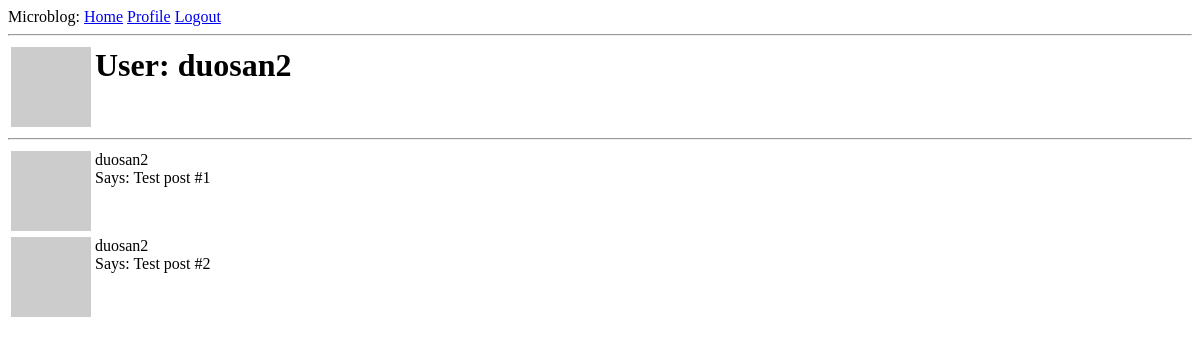
Page /user/duosan2 (signed in) on the earlier database version.
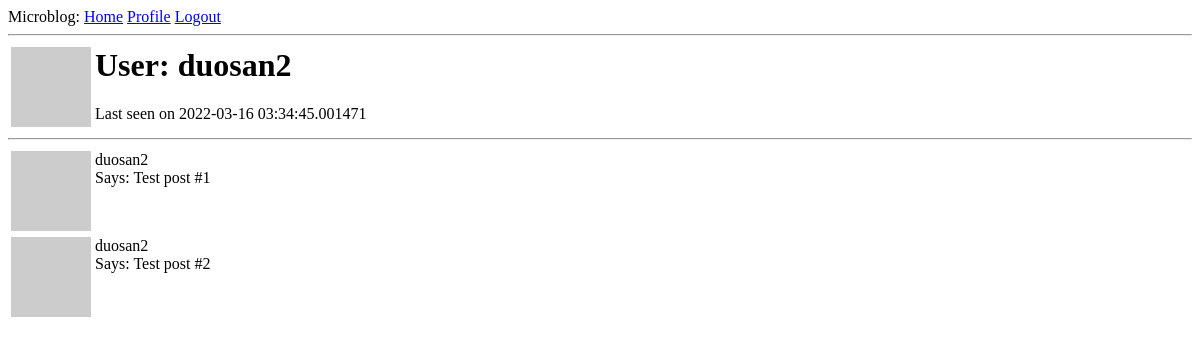
Same page on the later database version.
### app/models.py (models this page shows, shortened)
class User(db.Model, UserMixin):
    id = db.Column(db.Integer, primary_key=True)
    username = db.Column(db.String(64), index=True, unique=True)
    email = db.Column(db.String(120), index=True, unique=True)
    password_hash = db.Column(db.String(128))
    posts = db.relationship("Post", backref="author", lazy="dynamic")
    about_me = db.Column(db.String(140))
    last_seen = db.Column(db.DateTime, default=datetime.utcnow())
    def avatar(self, size: int):
        print(f"email:{self.email}")
        digest = md5(self.email.lower().encode("utf-8")).hexdigest()
        return (f"https://www.gravatar.com/avatar/{digest}?"
                f"d=identicon&s={size}")

### app/routes.py (the view)
@app.route("/user/<username>")
@login_required
def user(username):
    user = User.query.filter_by(username=username).first_or_404()
    posts = [
        {'author': user, 'body': 'Test post #1'},
        {'author': user, 'body': 'Test post #2'}
    ]
    return render_template("user.html", title="user", user=user, posts=posts)

### app/models.py (called while the page is built)
@login.user_loader
def load_user(id: str) -> User:
    return User.query.get(int(id))

### app/routes.py (called while the page is built)
@app.before_request
def before_request():
    if current_user.is_authenticated:
        current_user.last_seen = datetime.utcnow()
        db.session.commit()

### app/templates/user.html (shortened to what this page needs)
{% extends "base.html" %}
{% block content %}
    <table>
        <tr valign="top">
            <td><img src=" {{ current_user.avatar(64) }}"></td>
            <td>
                <h1>User: {{ user.username }}</h1>
                {% if user.last_seen %} <p>Last seen on {{ user.last_seen }}</p>{% endif %}
            </td>
        </tr>
    </table>
    <hr>
    {% for post in posts %}
        {% include "_post.html" %}
    {% endfor %}
{% endblock %}

### app/templates/base.html (shortened to what this page needs)
<html>
  <head>
  </head>
  <body>
    <div>Microblog:
      <a href="{{ url_for('index') }}">Home</a>
      {% if current_user.is_anonymous %}
      <a href="{{ url_for('login') }}">Login</a>
      {% else %}
      <a href="{{ url_for('user', username=current_user.username) }}">Profile</a>
      <a href="{{ url_for('logout') }}">Logout</a>
      {% endif %}
    </div>
    <hr>
    {% block content %}{% endblock %}
  </body>
</html>

### app/templates/_post.html
<table>
    <tr valign="top">
        <td><img src="{{ post.author.avatar(32) }}"></td>
        <td>{{ post.author.username }} <br>Says: {{ post.body }}</td>
    </tr>
</table>

Differences in the rows shown:
changed User "duosan2": last_seen (not shown) → "2022-03-16 03:34:45.001471"
Other differences:
text now shown: "Last seen on"
